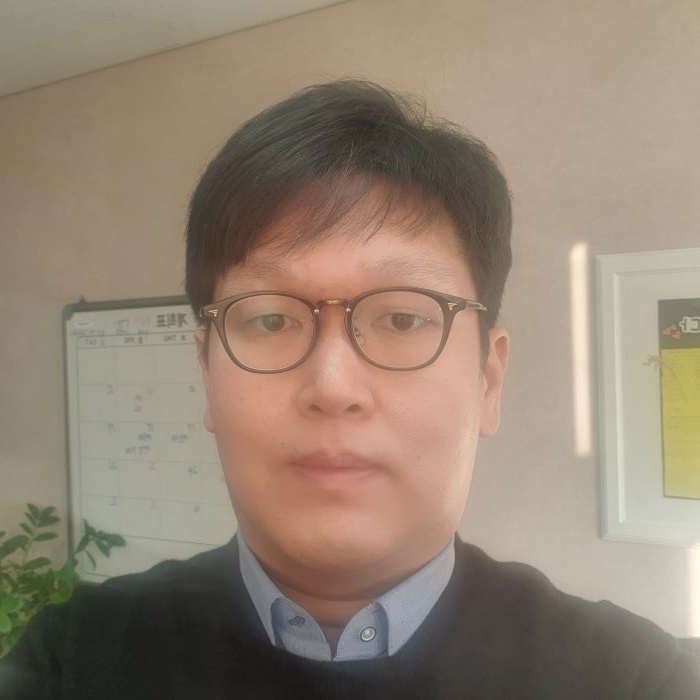
#> input picture image/my_face.jpg, 700 x 700 px
$ python image_face_detect.py
#> lines starting #> are read from the running program, lines starting #| are printed output that depends on the picture; after the words box and inside, x2 and y2 are one past the last pixel; in counts of white or black regions, pixels touching at a corner belong together
import cv2

image = cv2.imread("../image/my_face.jpg", cv2.IMREAD_COLOR)  # 지정된 경로에서 이미지를 컬러로 불러옴
#> image is the input picture: shape (700, 700, 3); mean B, G, R 114.4, 131.2, 147.6

gray = cv2.cvtColor(image, cv2.COLOR_BGR2GRAY)  # RGB 이미지를 흑백 이미지로 변경
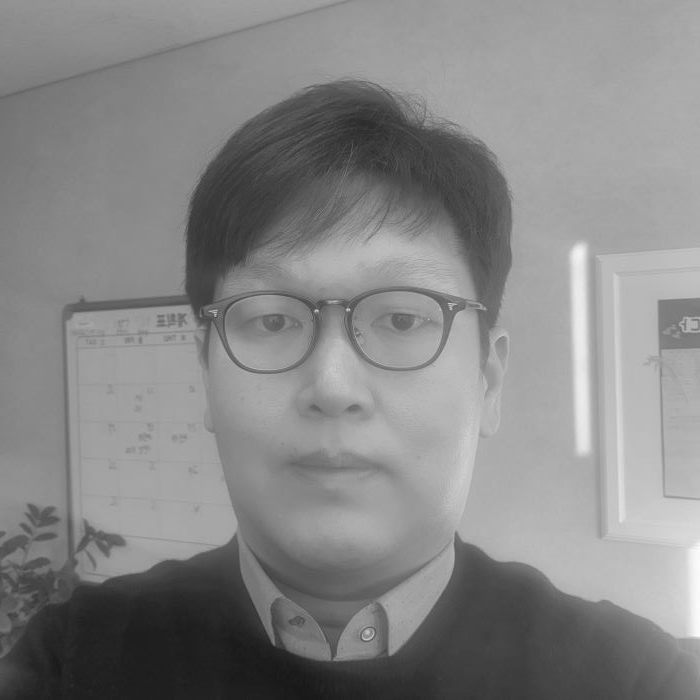
#> gray: shape (700, 700); min 23, max 253, mean 134.2

gray = cv2.equalizeHist(cv2.cvtColor(image, cv2.COLOR_BGR2GRAY))  # 흑백 이미지를 히스토그램 평활화를 적용
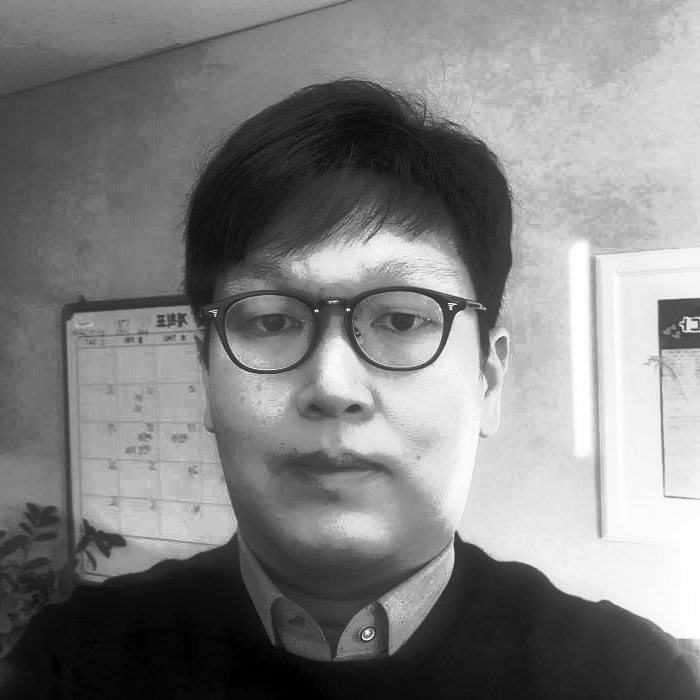
#> gray: shape (700, 700); min 0, max 255, mean 128.7

# 얼굴 검출기를 로드 및 얼굴 검출 수행
face_cascade = cv2.CascadeClassifier(cv2.data.haarcascades + "haarcascade_frontalface_alt2.xml")  # 하르 기반 얼굴 검출기를 로드

# 얼굴 검출
# gray : 히스토그램 변환된 이미지에서 얼굴을 검출합니다.
# scaleFactor = 1.1 : 이미지 크기를 피라미드 방식으로 줄여가면서 얼굴을 검출합니다. 1.1은 10%씩 이미지 크기를 줄이는 것을 의미
# minNeighbors = 5 : 검출된 얼굴 영역의 이웃 수를 지정합니다. 이 값이 클수록 더 엄격하게 얼굴을 검출 수행
#                    즉, 더 많은 이웃을 가진 후보군만 최종 얼굴로 판단
# minSize = (100, 100) : 검출할 얼굴의 최소 크기를 지정합니다. 여기서는 너비와 높이가 100x100 픽셀 이상인 얼굴만 검출
faces = face_cascade.detectMultiScale(gray, scaleFactor=1.1, minNeighbors=5, minSize=(100, 100))
#> faces = [[164, 190, 351, 351]]

print(f"검출된 얼굴 수: {len(faces)}")  # 검출된 얼굴의 수를 출력
#| 검출된 얼굴 수: 1

for face in faces:  # 검출된 얼굴 각각에 대해 반복합니다.
    cv2.rectangle(image, face, (255, 0, 0), 4)  # 얼굴 주위에 파란색 사각형 그리기
#> this loop made 1 pass
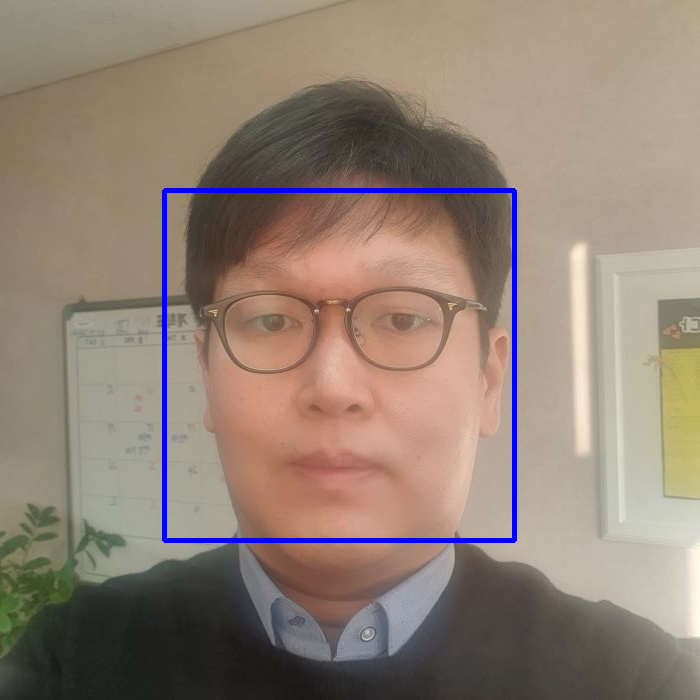
#> image: shape (700, 700, 3); 1.43% of pixels changed, all inside (x1, y1, x2, y2) = (162, 188, 517, 543)

# 결과 이미지 출력
cv2.imshow("Detected Faces", image)  # 결과 이미지를 화면에 표시
cv2.waitKey(0)  # 키 입력을 기다리기
cv2.destroyAllWindows()  # 모든 창을 닫기

$ run again, with image/03.jpg copied over image/my_face.jpg
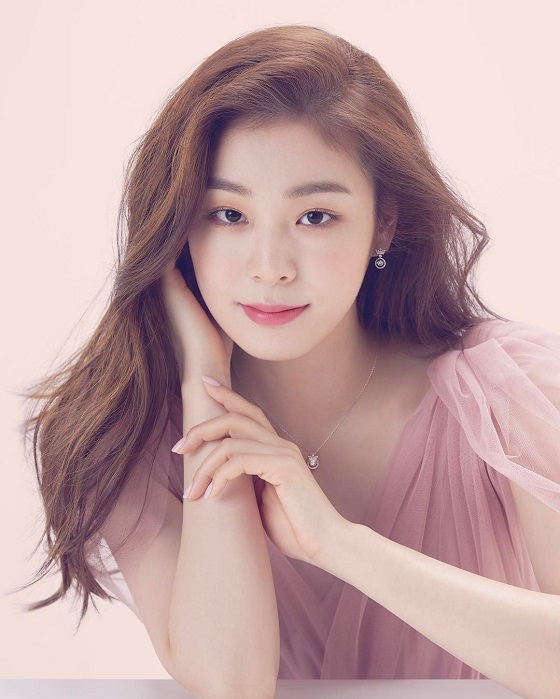
#> input picture image/03.jpg, 560 x 699 px
#> image is the input picture: shape (699, 560, 3); mean B, G, R 165, 164.8, 194.8
#> `gray = cv2.equalizeHist(cv2.cvtColor(image, cv2.COLOR_BGR2GRAY))`:
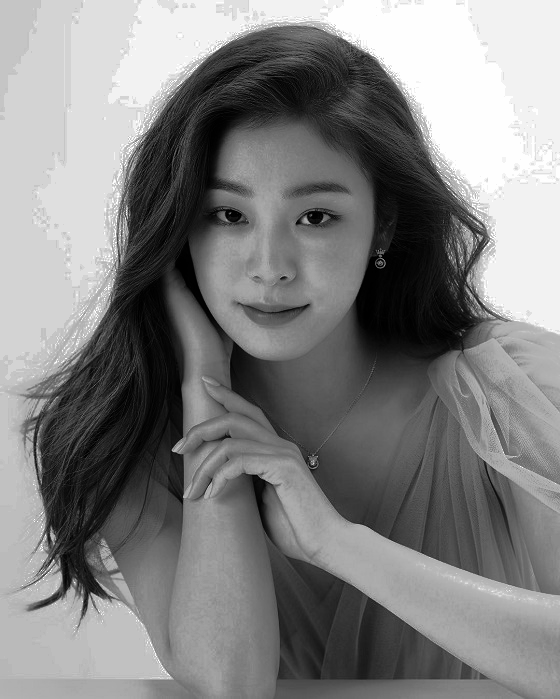
#> gray: shape (699, 560); min 0, max 255, mean 129.6
#> faces = [[165, 137, 223, 223]]
#| 검출된 얼굴 수: 1
#> the loop `for face in faces:` made 1 pass
#> after the loop `for face in faces:`:
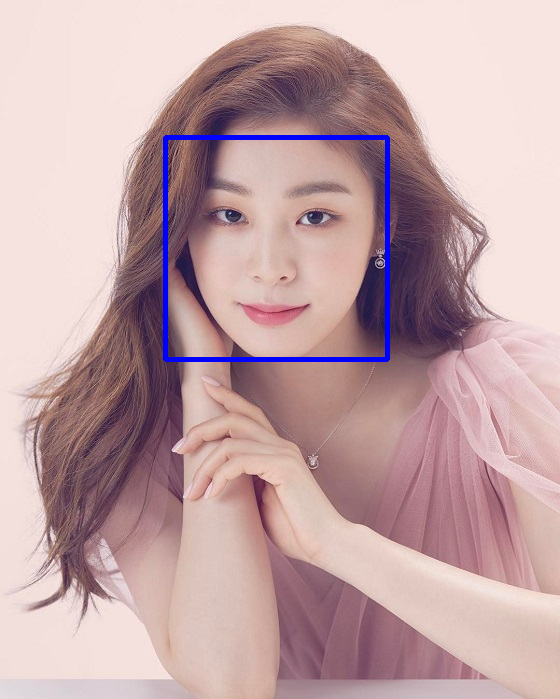
#> image: shape (699, 560, 3); 1.13% of pixels changed, all inside (x1, y1, x2, y2) = (163, 135, 390, 362)

$ run again, with image/04.jpg copied over image/my_face.jpg
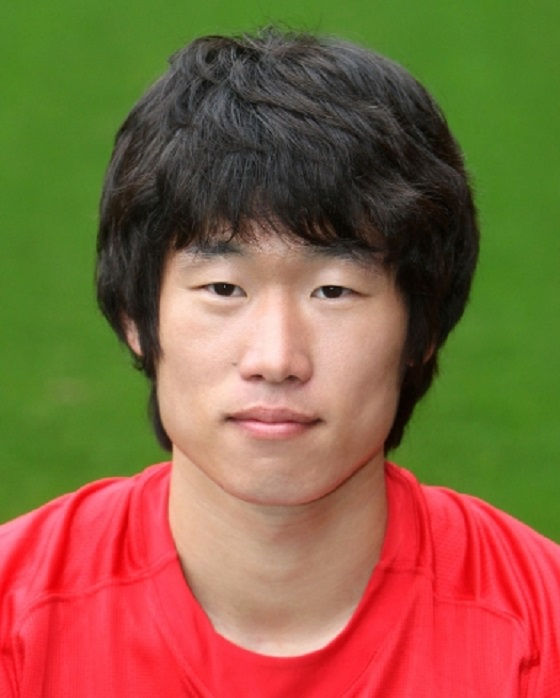
#> input picture image/04.jpg, 560 x 698 px
#> image is the input picture: shape (698, 560, 3); mean B, G, R 64.7, 98.9, 134.8
#> `gray = cv2.equalizeHist(cv2.cvtColor(image, cv2.COLOR_BGR2GRAY))`:
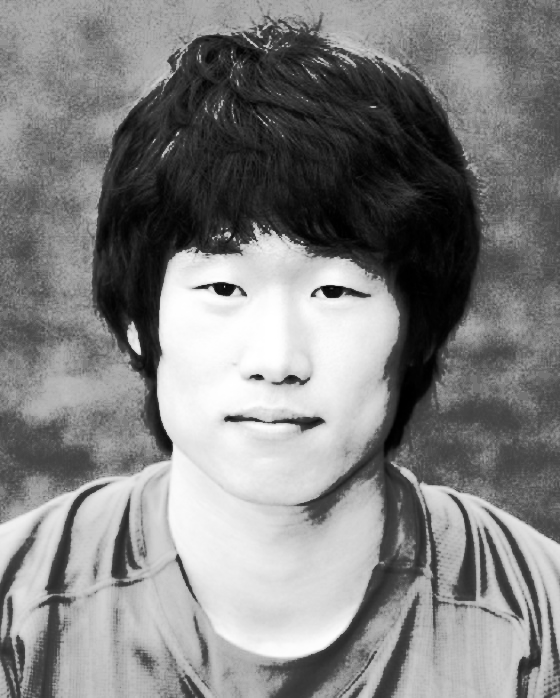
#> gray: shape (698, 560); min 0, max 255, mean 129.5
#> faces = [[124, 175, 300, 300]]
#| 검출된 얼굴 수: 1
#> the loop `for face in faces:` made 1 pass
#> after the loop `for face in faces:`:
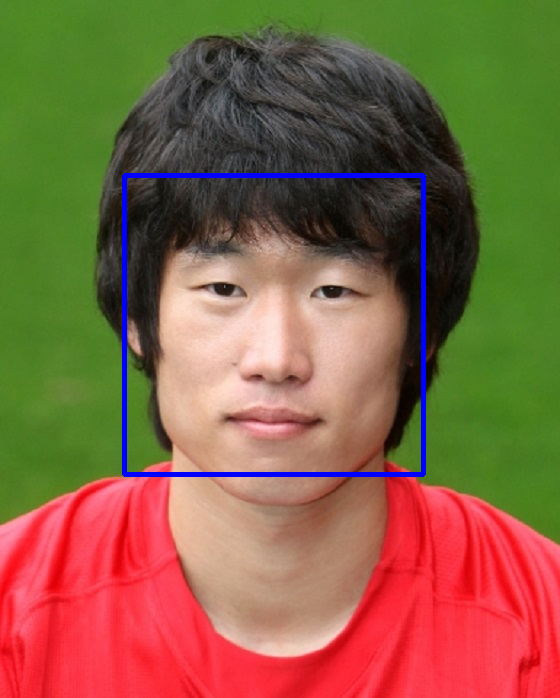
#> image: shape (698, 560, 3); 1.53% of pixels changed, all inside (x1, y1, x2, y2) = (122, 173, 426, 477)
